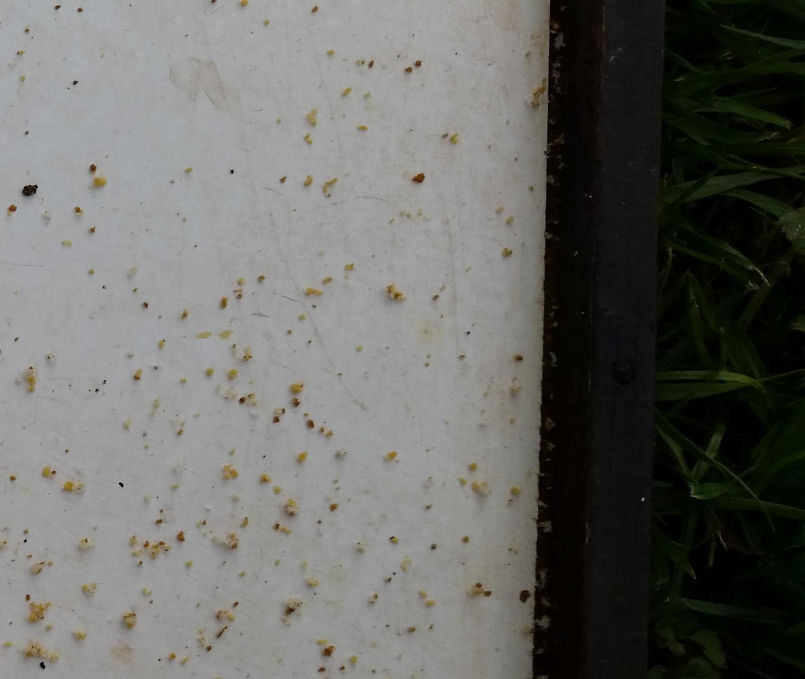
#> input picture Project/project-data/images/test/58e7c5e3579e52085efb48f4_32.00px_2.jpg, 1609 x 1358 px, given in place of var_temp.jpg, which was not available (shown at 1/2 size)
$ jupyter execute --allow-errors Final_project.ipynb   (shell and % lines are left out)   (older library calls are emulated)   (text cells are left out)
#> lines starting #> are read from the running program, lines starting #| are printed output that depends on the picture; after the words box and inside, x2 and y2 are one past the last pixel; in counts of white or black regions, pixels touching at a corner belong together; pictures that were not available may be replaced by others from this repository, and a replacement may not be noted
[cell 1]
from sklearn.ensemble import RandomForestClassifier
from sklearn.metrics import make_scorer, accuracy_score
from sklearn.model_selection import GridSearchCV
from sklearn.metrics import classification_report
from sklearn.metrics import accuracy_score, log_loss
import warnings
from sklearn.svm import SVC, SVR
from sklearn import preprocessing
from sklearn import metrics
from sklearn.metrics import roc_curve,auc,roc_auc_score
from sklearn.metrics import precision_recall_curve
from sklearn.metrics import  average_precision_score
import matplotlib.patches as patches
from sklearn import preprocessing
from scipy.fftpack import fft, ifft
from skimage.feature import hog

[cell 2]
import numpy as np
import matplotlib.pyplot as plt
import matplotlib
import os
from PIL import Image, ImageDraw
import math
import cv2
import xml.etree.ElementTree as ET
from skimage import feature
from skimage import transform
from skimage import measure

[cell 3]
src_path_train = './project-data/images/train/'
xml_path_train="./project-data/annotations/train/"
prepared_data_path="./project-data/images/train/prepared_data/"
img_list_dir = os.listdir(src_path_train)
img_list = [names for names in img_list_dir if names.endswith(".jpg")]
img_list_size = len(img_list)

src_path_test = './project-data/images/test/'
xml_path_test="./project-data/annotations/test/"
prepared_data_path_test="./project-data/images/test/prepared_data/"
img_list_dir_test = os.listdir(src_path_test)
img_list_test = [names for names in img_list_dir_test  if names.endswith(".jpg")]
img_list_size_test = len(img_list_test)

src_path_validation = './project-data/images/validation/'
xml_path_validation="./project-data/annotations/validation/"
prepared_data_path_validation="./project-data/images/validation/prepared_data/"
img_list_dir_validation = os.listdir(src_path_validation)
img_list_validation = [names for names in img_list_dir_validation  if names.endswith(".jpg")]
img_list_size_validation = len(img_list_validation)
print("train image size {} , test image size {}, validation image size {}".format(img_list_size,img_list_size_test,img_list_size_validation))

[cell 4]
def parse_file(filename):
    """ Parse a PASCAL VOC xml file """
    tree = ET.parse(filename)
    objects = []
    for obj in tree.findall('object'):
        obj_struct = {}
        obj_struct['name'] = obj.find('name').text
        bbox = obj.find('bndbox')
        obj_struct['bbox'] = [int(float(bbox.find('xmin').text)),
                              int(float(bbox.find('ymin').text)),
                              int(float(bbox.find('xmax').text))-int(float(bbox.find('xmin').text)),
                              int(float(bbox.find('ymax').text))-int(float(bbox.find('ymin').text))]
        objects.append(obj_struct)
    return objects

#> (a cell that did not finish here is left out)

[cell 6]
# [220 lines left out: functions calculate_IOU, sliding_window, non_max_suppression, plot_predictedVsGround, compute_f1, f1_measure and 1 more, not called in this run]

[cell 7]
ref_im=cv2.imread("var_temp.jpg")
#> ref_im is the input picture: shape (1358, 1609, 3); mean B, G, R 101.8, 105.4, 105.1
varroa_gray = cv2.cvtColor(ref_im, cv2.COLOR_BGR2GRAY)
varroa_gray=varroa_gray
plt.imshow(varroa_gray,cmap='gray')

[cell 8]
# [28 lines left out: function detect_by_segmentation, not called in this run]

[cell 9]
# [10 lines left out: function plot_boxes, not called in this run]

[cell 10]
import skimage.io
import matplotlib.patches as patches
import numpy as np
import cv2

tot_true_pos = 0.
tot_found = 0.
tot_true = 0.

#> (the rest of this cell did not finish here and is left out)

[cell 11]
number=-1
F_measure=[]
#> (the rest of this cell did not finish here and is left out)

[cell 12]
import random
# [79 lines left out: functions split_and_label_v2, make_dataset, resize, not called in this run]

[cell 13]
# [52 lines left out: functions evaluate_method, plot_roc, plot_prec_recall_curve, not called in this run]

[cell 14]
ground_truth_1=[]
#> (the rest of this cell did not finish here and is left out)

[cell 15]
"""
make_dataset(img_list,src_path_train,max_box_size,prepared_data_path,annotations_xmls)
make_dataset(img_list_test,src_path_test,max_box_size_test,prepared_data_path_test,annotations_xmls_test)
make_dataset(img_list_validation,src_path_validation,max_box_size_validation,prepared_data_path_validation,annotations_xmls_validation)
"""

[cell 16]
img_list_dir_prep = os.listdir(prepared_data_path)
number_label_non_varroa_train=0
number_label_varroa_train=0
for prep_name in img_list_dir_prep:
    if prep_name.endswith('_1.jpg'):
        number_label_varroa_train+=1
    if prep_name.endswith('_0.jpg'):
        number_label_non_varroa_train+=1
print("FOR TRAINING")
print("number of images with label =1 (varroas) is ",number_label_varroa_train)
print("number of images with label =0 (non varroas) is ",number_label_non_varroa_train)
print("Total number of files = ",number_label_varroa_train+number_label_non_varroa_train)

img_list_dir_prep_test = os.listdir(prepared_data_path_test)
number_label_non_varroa_test=0
number_label_varroa_test=0
for prep_name in img_list_dir_prep_test:
    if prep_name.endswith('_1.jpg'):
        number_label_varroa_test+=1
    if prep_name.endswith('_0.jpg'):
        number_label_non_varroa_test+=1
print("FOR TESTING")
print("number of images with label =1 (varroas) is ",number_label_varroa_test)
print("number of images with label =0 (non varroas) is ",number_label_non_varroa_test)
print("Total number of files = ",number_label_varroa_test+number_label_non_varroa_test)

img_list_dir_prep_validation = os.listdir(prepared_data_path_validation)
number_label_non_varroa_val=0
number_label_varroa_val=0
for prep_name in img_list_dir_prep_validation:
    if prep_name.endswith('_1.jpg'):
        number_label_varroa_val+=1
    if prep_name.endswith('_0.jpg'):
        number_label_non_varroa_val+=1
print("FOR VALIDATION")
print("number of images with label =1 (varroas) is ",number_label_varroa_val)
print("number of images with label =0 (non varroas) is ",number_label_non_varroa_val)
print("Total number of files = ",number_label_varroa_val+number_label_non_varroa_val)
img_list_prep_train = [names for names in img_list_dir_prep if names.endswith(".jpg")]
img_list_prep_test = [names for names in img_list_dir_prep_test if names.endswith(".jpg")]
img_list_prep_validation = [names for names in img_list_dir_prep_validation if names.endswith(".jpg")]
num_imgs_train=number_label_varroa_train+number_label_non_varroa_train
num_imgs_test=number_label_varroa_test+number_label_non_varroa_test
num_imgs_validation=number_label_varroa_val+number_label_non_varroa_val

[cell 17]
X_train_simple=np.zeros((len(img_list_dir_prep),10))
kernelSize=4
kernel = np.ones((kernelSize,kernelSize))

for i in range(len(img_list_dir_prep)):
    name=img_list_dir_prep[i]
    #if i==0 : #print(name)
    img = cv2.imread(prepared_data_path+name)
    X_train_simple[i,7]=np.mean(img[:,:,0]/255)
    X_train_simple[i,8]=np.mean(img[:,:,1]/255)
    X_train_simple[i,9]=np.mean(img[:,:,2]/255)
    im= cv2.cvtColor(img, cv2.COLOR_BGR2GRAY)
    X_train_simple[i,4]=np.max(cv2.matchTemplate(im,varroa_gray,cv2.TM_CCOEFF_NORMED))
    ret,thresh = cv2.threshold(im,100,255,cv2.THRESH_BINARY)
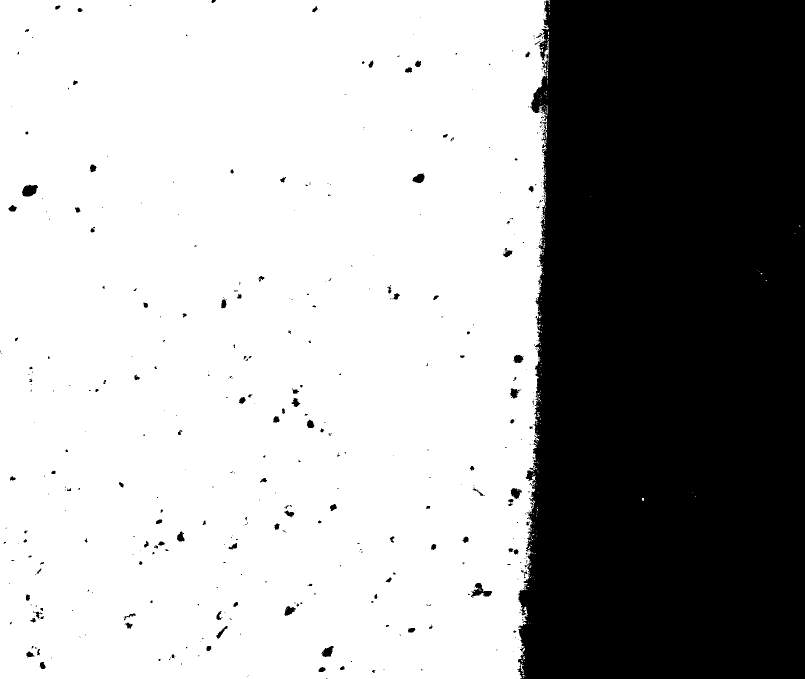
#> thresh: shape (1358, 1609) (shown at 1/2 size); 66.1% white; 470 black regions (344 under 20 px), largest, box (x1, y1, x2, y2) and area: (1035, 0, 1609, 1358) 728566, (44, 369, 76, 393) 556, (942, 1166, 984, 1194) 534
    thresh[thresh>0]=1
#> thresh: shape (1358, 1609); values 0 (black) and 1 (white), 66.1% white; 470 black regions (344 under 20 px)

    hough_res=transform.hough_circle(thresh,np.arange(6,8,1))
    accum,cx,cy,radii=transform.hough_circle_peaks(hough_res,np.arange(6,8,1),total_num_peaks=10)
#> accum = [1, 1, 1, 1, 1, 1, 1, 1, 1, 1]; cx = [620, 303, 18, 777, 776, 629, 934, 752, 54, 946]; cy = [1170, 1203, 1167, 1160, 1158, 1187, 1189, 1192, 1195, 1200]; radii = [7, 7, 7, 7, 7, 7, 7, 7, 7, 7]
    X_train_simple[i,5]=hough_res.mean()
    X_train_simple[i,6]=hough_res.std()
    #if(np.sum(thresh>0)>2100):
    #    thresh=np.zeros_like(thresh)
    image_proprieties = measure.regionprops(thresh)
#> image_proprieties = 1 regions; box (x1, y1, x2, y2) and area: (0, 0, 1601, 1358) 1444613
    for prop in image_proprieties:
        X_train_simple[i,0]=np.max(prop.area)
        X_train_simple[i,1]=np.max(prop.perimeter)
        X_train_simple[i,2]=np.max(prop.perimeter**2/prop.area)
        X_train_simple[i,3]=np.max(prop.area/prop.bbox_area)
#> this loop made 1 pass

[cell 18]
X_test_simple=np.zeros((len(img_list_dir_prep_test),10))
kernelSize=4
kernel = np.ones((kernelSize,kernelSize))

for i in range(len(img_list_dir_prep_test)):
    name=img_list_dir_prep_test[i]
    #if i==0 : #print(name)
    img = cv2.imread(prepared_data_path_test+name)
    X_test_simple[i,7]=np.mean(img[:,:,0]/255)
    X_test_simple[i,8]=np.mean(img[:,:,1]/255)
    X_test_simple[i,9]=np.mean(img[:,:,2]/255)
    im= cv2.cvtColor(img, cv2.COLOR_BGR2GRAY)
    X_test_simple[i,4]=np.max(cv2.matchTemplate(im,varroa_gray,cv2.TM_CCOEFF_NORMED))

    ret,thresh = cv2.threshold(im,100,255,cv2.THRESH_BINARY)
    thresh[thresh>0]=1
    hough_res=transform.hough_circle(thresh,np.arange(6,8,1))
    accum,cx,cy,radii=transform.hough_circle_peaks(hough_res,np.arange(6,8,1),total_num_peaks=10)
    X_test_simple[i,5]=hough_res.mean()
    X_test_simple[i,6]=hough_res.std()
    #if(np.sum(thresh>0)>2100):
    #   thresh=np.zeros_like(thresh)

    image_proprieties = measure.regionprops(thresh)
    for prop in image_proprieties:
        X_test_simple[i,0]=np.max(prop.area)
        X_test_simple[i,1]=np.max(prop.perimeter)
        X_test_simple[i,2]=np.max(prop.perimeter**2/prop.area)
        X_test_simple[i,3]=np.max(prop.area/prop.bbox_area)

[cell 19]
X_val_simple=np.zeros((len(img_list_prep_validation),10))
kernelSize=4
kernel = np.ones((kernelSize,kernelSize))

for i in range(len(img_list_prep_validation)):
    name=img_list_prep_validation[i]
    #if i==0 : #print(name)
    img = cv2.imread(prepared_data_path_validation+name)
    X_val_simple[i,7]=np.mean(img[:,:,0]/255)
    X_val_simple[i,8]=np.mean(img[:,:,1]/255)
    X_val_simple[i,9]=np.mean(img[:,:,2]/255)
    im= cv2.cvtColor(img, cv2.COLOR_BGR2GRAY)
    X_val_simple[i,4]=np.max(cv2.matchTemplate(im,varroa_gray,cv2.TM_CCOEFF_NORMED))

    ret,thresh = cv2.threshold(im,100,255,cv2.THRESH_BINARY)
    thresh[thresh>0]=1
    hough_res=transform.hough_circle(thresh,np.arange(6,8,1))
    accum,cx,cy,radii=transform.hough_circle_peaks(hough_res,np.arange(6,8,1),total_num_peaks=10)
    X_val_simple[i,5]=hough_res.mean()
    X_val_simple[i,6]=hough_res.std()
    #if(np.sum(thresh>0)>2100):
    #   thresh=np.zeros_like(thresh)

    image_proprieties = measure.regionprops(thresh)
    for prop in image_proprieties:
        X_val_simple[i,0]=np.max(prop.area)
        X_val_simple[i,1]=np.max(prop.perimeter)
        X_val_simple[i,2]=np.max(prop.perimeter**2/prop.area)
        X_val_simple[i,3]=np.max(prop.area/prop.bbox_area)

[cell 20]
"""
X_train_simple = preprocessing.scale(X_train_simple)
X_test_simple=preprocessing.scale(X_test_simple)
X_val_simple=preprocessing.scale(X_val_simple)
"""

[cell 21]
min_max_scaler = preprocessing.MinMaxScaler()
scaler = min_max_scaler.fit(X_train_simple)
X_train_simple = scaler.transform(X_train_simple)
X_test_simple = scaler.transform(X_test_simple)
X_val_simple = scaler.transform(X_val_simple)

[cell 22]
Y_train_simple=np.zeros((num_imgs_train,1))
for i in range(len(img_list_prep_train)):
    name=img_list_prep_train[i]
    if name.endswith("_1.jpg"):
        Y_train_simple[i,0]=1

Y_test_simple=np.zeros((num_imgs_test,1))
for i in range(len(img_list_prep_test)):
    name=img_list_prep_test[i]
    if name.endswith("_1.jpg"):
        Y_test_simple[i,0]=1

Y_val_simple=np.zeros((num_imgs_validation,1))
for i in range(len(img_list_prep_validation)):
    name=img_list_prep_validation[i]
    if name.endswith("_1.jpg"):
        Y_val_simple[i,0]=1


$ run again, on Project/project-data/images/test/5903312b579e52581ddedea8_32.00px_4.jpg
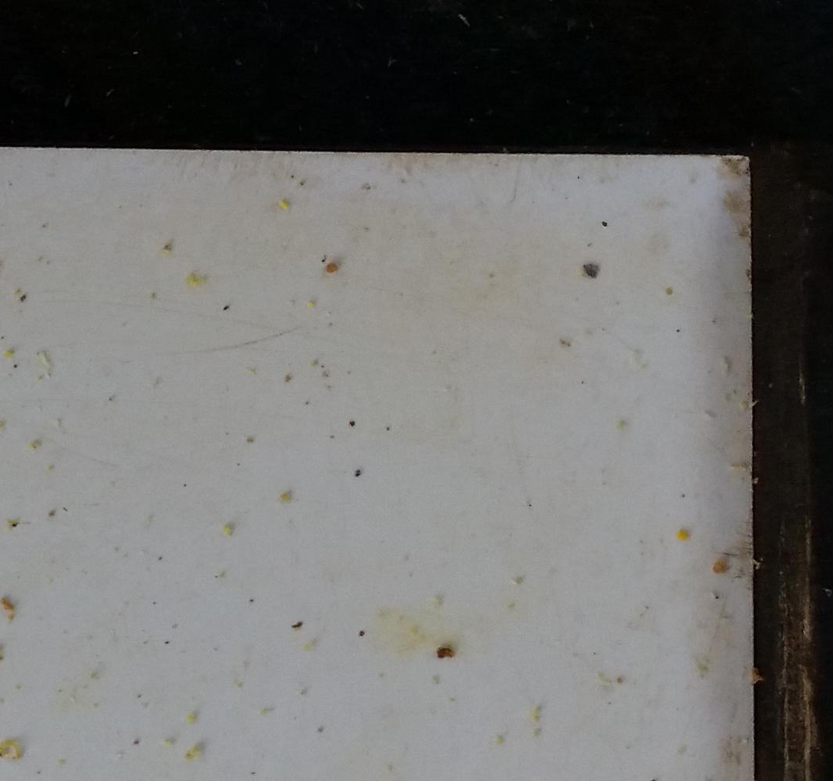
#> input picture Project/project-data/images/test/5903312b579e52581ddedea8_32.00px_4.jpg, 1666 x 1562 px, given in place of var_temp.jpg, which was not available (shown at 1/2 size)
#> ref_im is the input picture: shape (1562, 1666, 3); mean B, G, R 109.4, 111.3, 111.6
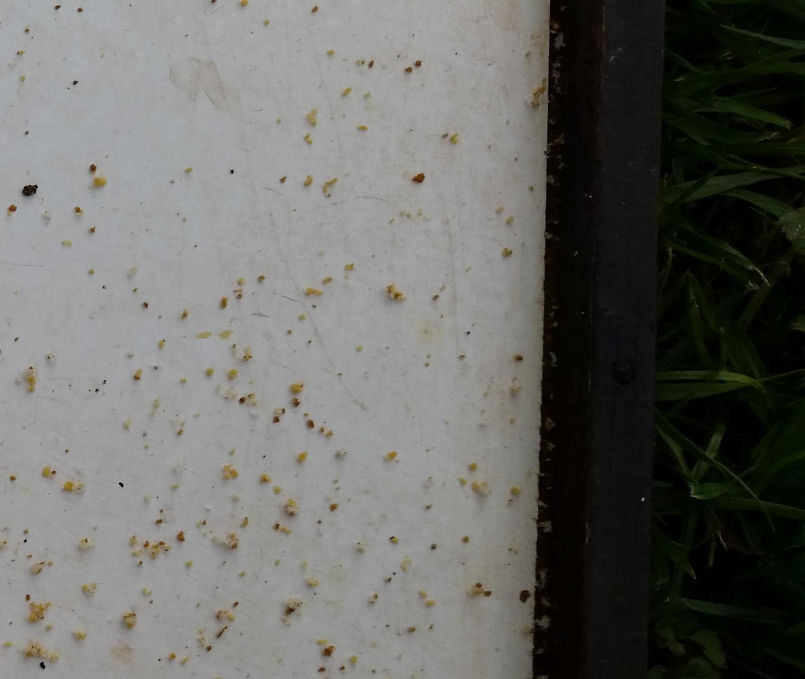
#> input picture Project/project-data/images/test/58e7c5e3579e52085efb48f4_32.00px_2.jpg, 1609 x 1358 px (shown at 1/2 size)
#> image is the input picture: shape (1358, 1609, 3); mean B, G, R 101.8, 105.4, 105.1
#> `ret,thresh = cv2.threshold(im,100,255,cv2.THRESH_BINARY)`:
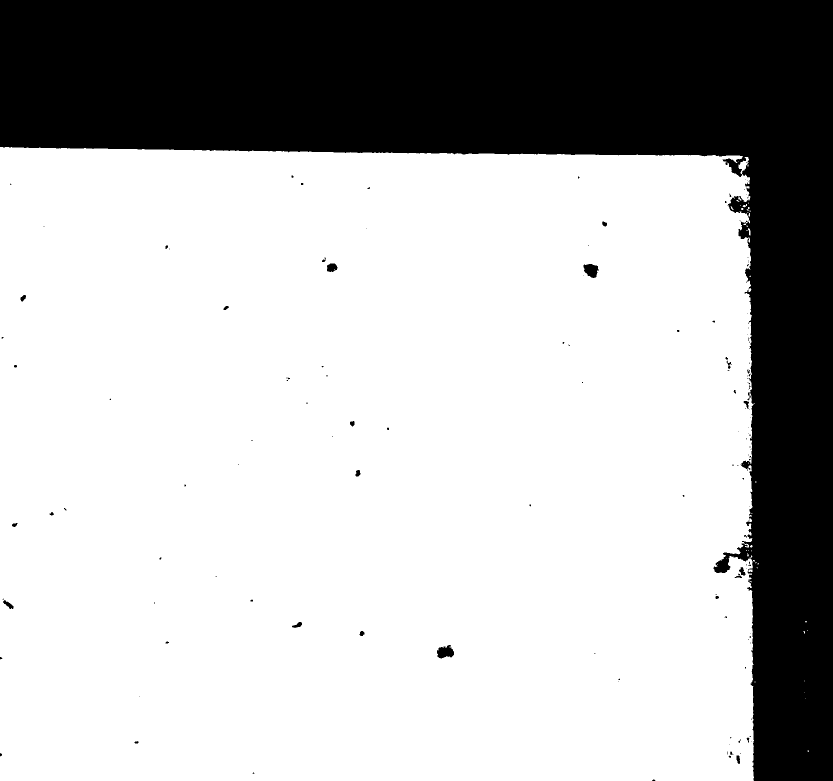
#> thresh: shape (1562, 1666) (shown at 1/2 size); 72.3% white; 148 black regions (117 under 20 px), largest, box (x1, y1, x2, y2) and area: (0, 0, 1666, 1562) 717249, (874, 1290, 908, 1317) 640, (1167, 528, 1198, 556) 604
#> accum = [1, 1, 1, 1, 1, 1, 1, 1, 1, 1]; cx = [1491, 573, 1493, 1456, 654, 704, 776, 577, 1489, 575]; cy = [761, 765, 742, 745, 751, 847, 857, 752, 754, 758]; radii = [7, 7, 7, 7, 7, 7, 7, 7, 7, 7]
#> image_proprieties = 1 regions; box (x1, y1, x2, y2) and area: (0, 294, 1618, 1562) 1881246
#> the loop `for prop in image_proprieties:` made 1 pass
